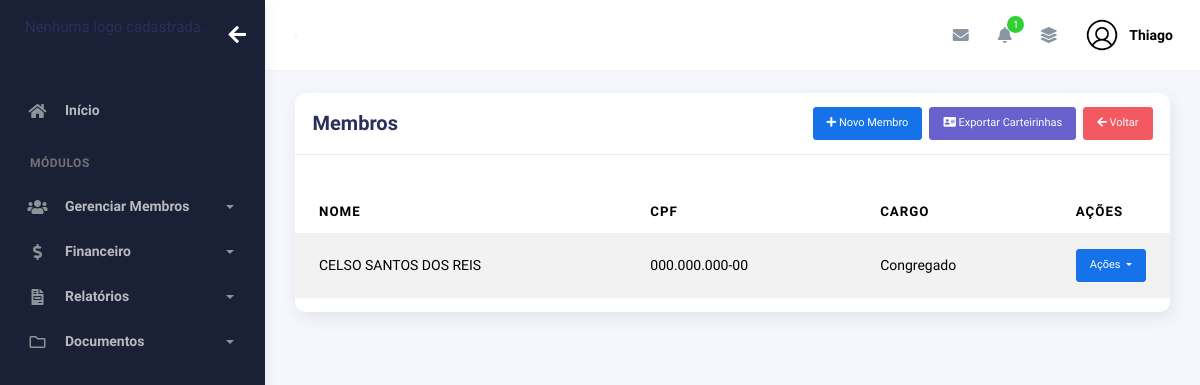
Page /index/membros/ (signed in) on the earlier database version.
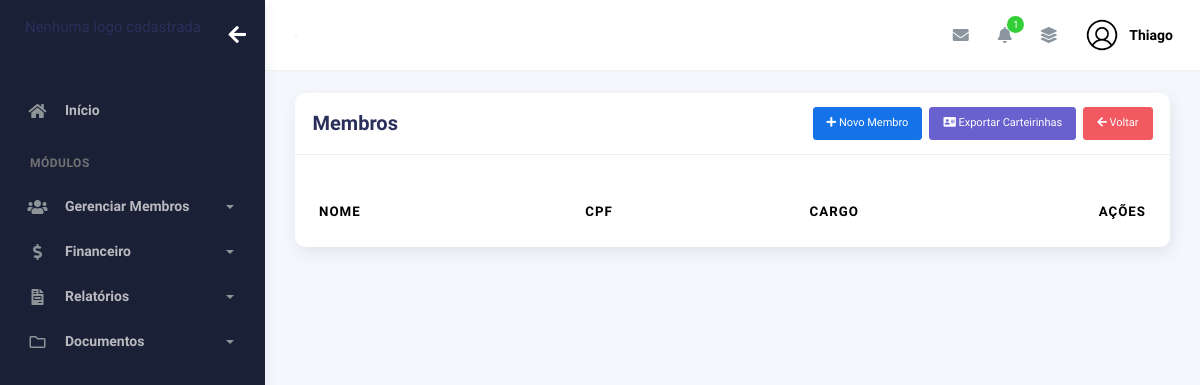
Same page on the later database version.
### plataformaigreja/models.py (models this page shows, shortened)
class Membros(models.Model):
    choices_sexo = (('F', 'Feminino'),
                    ('M', 'Masculino'))
    choices_cargo = (('A', 'Auxiliar'),
                     ('C', 'Congregado'),
                     ('Cr', 'Crianças'),
                     ('Da', 'Diaconisa'),
                     ('D', 'Diácono'),
                     ('E', 'Evangelista'),
                     ('J', 'Jovem'),
                     ('Mb', 'Membro'),
                     ('Mi', 'Missionário(a)'),
                     ('Pr', 'Pastor'),
                     ('P', 'Presbítero'))
    nome = models.CharField(max_length=50)
    sexo = models.CharField(max_length=1, choices=choices_sexo)
    cpf = models.CharField(max_length=20, blank=True, null=True)
    email = models.EmailField(blank=True, null=True)
    telefone = models.CharField(max_length=19, blank=True, null=True)
    endereco = models.CharField(max_length=100, blank=True, null=True)
    foto = models.ImageField(upload_to="img_membros", null=True, blank=True)
    data_nascimento = models.DateField(null=True, blank=True)
    data_batismo = models.DateField(null=True, blank=True)
    cargo = models.CharField(max_length=2, choices=choices_cargo)
    pastor = models.ForeignKey(
        User,
        on_delete=models.CASCADE
    )
    nome_igreja = models.ForeignKey('igreja.Igreja', on_delete=models.CASCADE, null=True, blank=True)
    ativo = models.BooleanField(default=True)

### plataformaigreja/views.py (the view, shortened to what this page needs)
# urls.py: path('membros/', views.membros, name='membros'),
@login_required(login_url='/usuarios/login')
def membros(request):
    if request.method == "GET":
        membros = Membros.objects.filter(pastor=request.user, ativo=True)
        total_membros = membros.count()  # Conta os membros daquele pastor
        return render(request, 'membros.html', {
            'membros': membros,
            'total_membros': total_membros,
        })

### igreja/context_processors.py (called while the page is built)
def logo_igreja(request):
    if request.user.is_authenticated:
        igreja = Igreja.objects.filter(pastor=request.user).first()
        return {"logo_igreja": igreja.logo.url if igreja and igreja.logo else None}
    return {"logo_igreja": None}

### plataformaigreja/context_processors.py (called while the page is built)
def total_membros_context(request):
    if request.user.is_authenticated:
        total_membros = Membros.objects.filter(pastor=request.user, ativo=True).count()
    else:
        total_membros = 0
    return {
        'total_membros': total_membros
    }

def total_membros_transferidos(request):
    if request.user.is_authenticated:
        total_membros_transf = Membros.objects.filter(pastor=request.user, ativo=False).count()
    else:
        total_membros_transf = 0
    return {
        'total_membros_transf': total_membros_transf
    }

### plataformaigreja/templates/membros.html (shortened to what this page needs)
{% extends "bases/base_plataformaigreja.html" %}
{% load static %}
{% block 'conteudo' %}
<div class="row">
  <div class="col-md-12">
    <div class="card">
      <div class="card-header">
        <div class="d-flex align-items-center">
          <h4 class="card-title">Membros</h4>
          <button class="btn btn-primary ms-auto btn-sm" data-bs-toggle="modal"
            data-bs-target="#addRowModal"><i class="fa fa-plus"></i>
            Novo Membro
          </button>
          <a href="{% url 'selecionar_carteirinhas' %}" class="btn btn-secondary ms-2 btn-sm"><i class="fas fa-address-card"></i> Exportar Carteirinhas</a>
          <a href="{% url 'controle_membros' %}" class="btn btn-danger ms-2 btn-sm"><i class="fas fa-arrow-left"></i> Voltar</a>
        </div>
      </div>
      <div class="card-body">
      </div>
        <div class="table-responsive">
          <table id="add-row" class="display table table-striped table-hover">
            <thead>
              <tr>
                <th>Nome</th>
                <th>CPF</th>
                <th>CARGO</th>
                <th style="width: 10%">Ações</th>
              </tr>
            </thead>
            <tbody>
              {% for membro in membros %}
                <tr>
                  <td>{{membro.nome}}</td>
                  <td>{{membro.cpf | default:"000.000.000-00"}}</td>
                  <td>
                    {% if membro.cargo == "Mb" %}
                      Membro
                    {% elif membro.cargo == "A" %}
                      Auxiliar
                    {% elif membro.cargo == "C" %}
                      Congregado
                    {% elif membro.cargo == "Cr" %}
                      Crianças
                    {% elif membro.cargo == "Da" %}
                      Diaconisa
                    {% elif membro.cargo == "D" %}
                      Diácono
                    {% elif membro.cargo == "E" %}
                      Evangelista
                    {% elif membro.cargo == "J" %}
                      Jovem
                    {% elif membro.cargo == "Mi" %}
                      Missionário(a)
                    {% elif membro.cargo == "Pr" %}
                      Pastor
                    {% elif membro.cargo == "P" %}
                      Presbítero
                    {% endif %}
                  </td>
                  <td>
                    <button id="btnGroupDrop1" type="button" class="btn btn-primary btn-sm dropdown-toggle" data-bs-toggle="dropdown" aria-expanded="false">
                      Ações
                    </button>
                  </td>
                </tr>
              {% endfor %}
            </tbody>
          </table>
        </div>
      </div>
    </div>
  </div>
</div>
</div>
{% endblock %}

### templates/bases/base_plataformaigreja.html (shortened to what this page needs)
{% extends "bases/base.html" %}
{% load static %}

### templates/bases/base.html (shortened to what this page needs)
{% load static %}
<!DOCTYPE html>
<html lang="pt-BR">
  <head>
    <link href="{% static 'geral/assets/css/bootstrap.min.css' %}" rel="stylesheet">
    <link href="{% static 'geral/assets/css/plugins.min.css' %}" rel="stylesheet">
    <link href="{% static 'geral/assets/css/kaiadmin.min.css' %}" rel="stylesheet">
    <link href="{% static 'geral/assets/css/demo.css' %}" rel="stylesheet">
  </head>
  <body>
    <div class="wrapper">
      {% if user.is_authenticated %}
        <div class="sidebar" data-background-color="dark">
          <div class="sidebar-logo">
            <div class="logo-header" data-background-color="dark">
              <a href="{% url 'dashboard_igreja' %}" class="logo">
              {% if logo_igreja %}
                  <img src="{{ logo_igreja }}" alt="Logo da Igreja" class="navbar-brand" height="50"/>
              {% else %}
                  <p>Nenhuma logo cadastrada.</p>
              {% endif %}
              </a>
              <div class="nav-toggle">
                <button class="btn btn-toggle toggle-sidebar">
                  <i class="fas fa-arrow-left"></i>
                </button>
              </div>
            </div>
          </div>
          <div class="sidebar-wrapper scrollbar scrollbar-inner">
            <div class="sidebar-content">
              <ul class="nav nav-secondary">
                <li class="nav-item">
                  <a
                    href="{% url 'dashboard_igreja' %}"
                    aria-expanded="false"
                  >
                    <i class="fas fa-home"></i>
                    <p>Início</p>
                  </a>
                </li>
                <li class="nav-section">
                  <h4 class="text-section">Módulos</h4>
                </li>
                <li class="nav-item">
                  <a data-bs-toggle="collapse" href="#base">
                    <i class="fas fa-users"></i>
                    <p>Gerenciar Membros</p>
                    <span class="caret"></span>
                  </a>
                </li>
                <li class="nav-item">
                  <a data-bs-toggle="collapse" href="#sidebarLayouts">
                    <i class="fas fa-dollar-sign"></i>
                    <p>Financeiro</p>
                    <span class="caret"></span>
                  </a>
                </li>
                <li class="nav-item">
                  <a data-bs-toggle="collapse" href="#sidebarRelatorios">
                    <i class="fas fa-file-invoice"></i>
                    <p>Relatórios</p>
                    <span class="caret"></span>
                  </a>
                </li>
                <li class="nav-item">
                  <a data-bs-toggle="collapse" href="#sidebarDocumentos">
                    <i class="far fa-folder"></i>
                    <p>Documentos</p>
                    <span class="caret"></span>
                  </a>
                </li>
              </ul>
            </div>
          </div>
        </div>
        <div class="main-panel">
          <div class="main-header">
            <nav
              class="navbar navbar-header navbar-header-transparent navbar-expand-lg border-bottom"
            >
              <div class="container-fluid">
                <nav
                  class="navbar navbar-header-left navbar-expand-lg navbar-form nav-search p-0 d-none d-lg-flex"
                >
                  <div class="input-group">
                </nav>
                <ul class="navbar-nav topbar-nav ms-md-auto align-items-center">
                  <li class="nav-item topbar-icon dropdown hidden-caret">
                    <a
                      class="nav-link dropdown-toggle"
                      href="#"
                      id="messageDropdown"
                      role="button"
                      data-bs-toggle="dropdown"
                      aria-haspopup="true"
                      aria-expanded="false"
                    >
                      <i class="fa fa-envelope"></i>
                    </a>
                  </li>
                  <li class="nav-item topbar-icon dropdown hidden-caret">
                    <a
                      class="nav-link dropdown-toggle"
                      href="#"
                      id="notifDropdown"
                      role="button"
                      data-bs-toggle="dropdown"
                      aria-haspopup="true"
                      aria-expanded="false"
                    >
                      <i class="fa fa-bell"></i>
                      <span class="notification">1</span>
                    </a>
                  </li>
                  <li class="nav-item topbar-icon dropdown hidden-caret">
                    <a
                      class="nav-link"
                      data-bs-toggle="dropdown"
                      href="#"
                      aria-expanded="false"
                    >
                      <i class="fas fa-layer-group"></i>
                    </a>
                  </li>
                  <li class="nav-item topbar-user dropdown hidden-caret">
                    <a
                      class="dropdown-toggle profile-pic"
                      data-bs-toggle="dropdown"
                      href="#"
                      aria-expanded="false"
                    >
                      <div class="avatar-sm">
                        <img
                          src="{% static 'geral/assets/img/profile.png'%}"
                          alt="..."
                          class="avatar-img rounded-circle"
                        />
                      </div>
                      <span class="profile-username">
                        <span class="fw-bold">{{ user.first_name }}</span>
                      </span>
                    </a>
                  </li>
                </ul>
              </div>
            </nav>
          </div>
          <div class="container">
            <div class="page-inner">
            {% block 'conteudo' %}
            {% endblock %}
            </div>
          </div>
    {% endif %}
  </body>
</html>

Differences in the rows shown:
no longer on this page (row edited): Membros: nome "CELSO SANTOS DOS REIS", cpf "000.000.000-00", cargo "Congregado"
